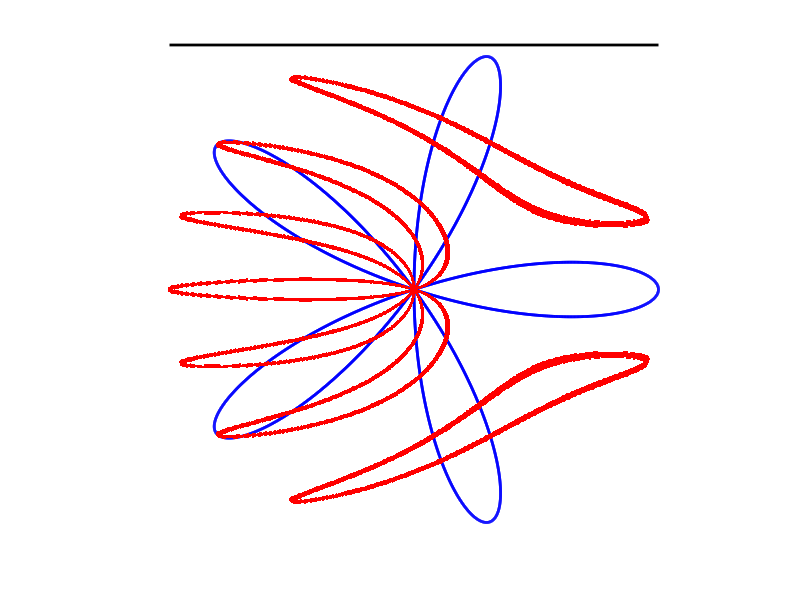

The MATLAB script that drew this image:
clear all;
clc;

%% A PROPELLER MEGRAJZOLASA
a=2;    %lapatok hossza
k=5;    %ha ptl: lapatok szama, ha ps: lapatok szamanak fele
N=5000; %pontok szama
phi=linspace(0,2*pi,N);
points=[a*cos(k*phi).*cos(phi) ; a*cos(k*phi).*sin(phi)];
clear phi;

%% FORGATAS
K=720;      %kepkockak szama
ang=2*pi/K; %szogelfordulas egy kepkocka alatt
R=[cos(ang) -sin(ang) ; sin(ang) cos(ang)];
posY=-a;
x=[];
y=[];
figure(1);
for ii=1:K
    points=R*points;
    posY=posY+2*a/K;
    sect=abs(points(2,:)-posY)<a/K*5;
    x=[x points(1,sect)];
    y=[y points(2,sect)];
    plot([-a a],[posY posY],'k','LineWidth',2);
    hold on;
    plot(points(1,:),points(2,:),'b','LineWidth',2);
    plot(x,y,'r.','LineWidth',1);
    hold off;
    axis([-a a -a a]);
    axis square off;
    pause(0.01);
end
